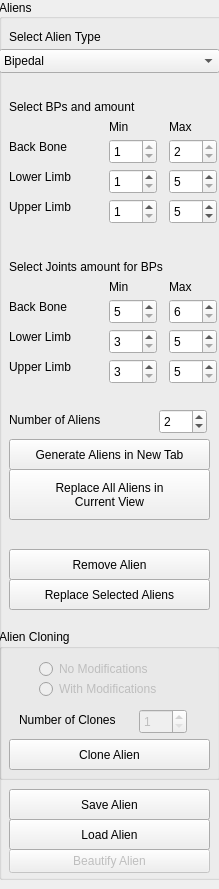
        <widget class="QWidget" name="scrollAreaWidgetContents">
         <property name="geometry">
          <rect>
           <x>0</x>
           <y>0</y>
           <width>219</width>
           <height>889</height>
          </rect>
         </property>
         <widget class="QGroupBox" name="groupBox">
          <property name="geometry">
           <rect>
            <x>-1</x>
            <y>-1</y>
            <width>251</width>
            <height>881</height>
           </rect>
          </property>
          <property name="title">
           <string>Aliens</string>
          </property>
          <property name="alignment">
           <set>Qt::AlignLeading|Qt::AlignLeft|Qt::AlignVCenter</set>
          </property>
          <widget class="QPushButton" name="pushButton_25">
           <property name="geometry">
            <rect>
             <x>10</x>
             <y>470</y>
             <width>201</width>
             <height>51</height>
            </rect>
           </property>
           <property name="sizePolicy">
            <sizepolicy hsizetype="Expanding" vsizetype="Fixed">
             <horstretch>0</horstretch>
             <verstretch>0</verstretch>
            </sizepolicy>
           </property>
           <property name="text">
            <string>Replace All Aliens in 
Current View</string>
           </property>
          </widget>
          <widget class="QPushButton" name="pushButton_48">
           <property name="geometry">
            <rect>
             <x>10</x>
             <y>440</y>
             <width>201</width>
             <height>31</height>
            </rect>
           </property>
           <property name="text">
            <string>Generate Aliens in New Tab</string>
           </property>
          </widget>
          <widget class="QComboBox" name="comboBox_5">
           <property name="geometry">
            <rect>
             <x>0</x>
             <y>50</y>
             <width>221</width>
             <height>24</height>
            </rect>
           </property>
           <item>
            <property name="text">
             <string>Bipedal</string>
            </property>
           </item>
           <item>
            <property name="text">
             <string>Aquatic</string>
            </property>
           </item>
           <item>
            <property name="text">
             <string>Anthropodal</string>
            </property>
           </item>
          </widget>
          <widget class="QLabel" name="label">
           <property name="geometry">
            <rect>
             <x>10</x>
             <y>30</y>
             <width>151</width>
             <height>16</height>
            </rect>
           </property>
           <property name="text">
            <string>Select Alien Type</string>
           </property>
          </widget>
          <widget class="QLabel" name="label_4">
           <property name="geometry">
            <rect>
             <x>10</x>
             <y>100</y>
             <width>191</width>
             <height>16</height>
            </rect>
           </property>
           <property name="text">
            <string>Select BPs and amount</string>
           </property>
          </widget>
          <widget class="QSpinBox" name="spinBox">
           <property name="geometry">
            <rect>
             <x>110</x>
             <y>140</y>
             <width>48</width>
             <height>25</height>
            </rect>
           </property>
           <property name="minimum">
            <number>1</number>
           </property>
           <property name="maximum">
            <number>1</number>
           </property>
          </widget>
          <widget class="QSpinBox" name="spinBox_2">
           <property name="geometry">
            <rect>
             <x>110</x>
             <y>170</y>
             <width>48</width>
             <height>25</height>
            </rect>
           </property>
           <property name="minimum">
            <number>1</number>
           </property>
           <property name="maximum">
            <number>20</number>
           </property>
           <property name="value">
            <number>1</number>
           </property>
          </widget>
          <widget class="QSpinBox" name="spinBox_3">
           <property name="geometry">
            <rect>
             <x>110</x>
             <y>200</y>
             <width>48</width>
             <height>25</height>
            </rect>
           </property>
           <property name="minimum">
            <number>1</number>
           </property>
           <property name="maximum">
            <number>2</number>
           </property>
           <property name="value">
            <number>1</number>
           </property>
          </widget>
          <widget class="QLabel" name="label_6">
           <property name="geometry">
            <rect>
             <x>10</x>
             <y>410</y>
             <width>111</width>
             <height>21</height>
            </rect>
           </property>
           <property name="text">
            <string>Number of Aliens</string>
           </property>
          </widget>
          <widget class="QSpinBox" name="spinBox_5">
           <property name="geometry">
            <rect>
             <x>160</x>
             <y>410</y>
             <width>48</width>
             <height>25</height>
            </rect>
           </property>
           <property name="minimum">
            <number>1</number>
           </property>
           <property name="maximum">
            <number>12</number>
           </property>
           <property name="singleStep">
            <number>1</number>
           </property>
           <property name="value">
            <number>2</number>
           </property>
          </widget>
          <widget class="QSpinBox" name="spinBox_6">
           <property name="geometry">
            <rect>
             <x>170</x>
             <y>140</y>
             <width>48</width>
             <height>25</height>
            </rect>
           </property>
           <property name="minimum">
            <number>2</number>
           </property>
           <property name="maximum">
            <number>2</number>
           </property>
          </widget>
          <widget class="QSpinBox" name="spinBox_7">
           <property name="geometry">
            <rect>
             <x>170</x>
             <y>170</y>
             <width>48</width>
             <height>25</height>
            </rect>
           </property>
           <property name="minimum">
            <number>5</number>
           </property>
           <property name="maximum">
            <number>15</number>
           </property>
           <property name="value">
            <number>5</number>
           </property>
          </widget>
          <widget class="QSpinBox" name="spinBox_8">
           <property name="geometry">
            <rect>
             <x>170</x>
             <y>200</y>
             <width>48</width>
             <height>25</height>
            </rect>
           </property>
           <property name="minimum">
            <number>3</number>
           </property>
           <property name="maximum">
            <number>15</number>
           </property>
           <property name="value">
            <number>5</number>
           </property>
          </widget>
          <widget class="QLabel" name="label_8">
           <property name="geometry">
            <rect>
             <x>110</x>
             <y>120</y>
             <width>31</width>
             <height>16</height>
            </rect>
           </property>
           <property name="text">
            <string>Min</string>
           </property>
          </widget>
          <widget class="QLabel" name="label_9">
           <property name="geometry">
            <rect>
             <x>170</x>
             <y>120</y>
             <width>31</width>
             <height>16</height>
            </rect>
           </property>
           <property name="text">
            <string>Max</string>
           </property>
          </widget>
          <widget class="QLabel" name="label_10">
           <property name="geometry">
            <rect>
             <x>10</x>
             <y>140</y>
             <width>71</width>
             <height>16</height>
            </rect>
           </property>
           <property name="text">
            <string>Back Bone</string>
           </property>
          </widget>
          <widget class="QLabel" name="label_11">
           <property name="geometry">
            <rect>
             <x>10</x>
             <y>170</y>
             <width>81</width>
             <height>16</height>
            </rect>
           </property>
           <property name="text">
            <string>Lower Limb</string>
           </property>
          </widget>
          <widget class="QLabel" name="label_12">
           <property name="geometry">
            <rect>
             <x>10</x>
             <y>200</y>
             <width>81</width>
             <height>16</height>
            </rect>
           </property>
           <property name="text">
            <string>Upper Limb</string>
           </property>
          </widget>
          <widget class="QLabel" name="label_14">
           <property name="geometry">
            <rect>
             <x>10</x>
             <y>260</y>
             <width>201</width>
             <height>16</height>
            </rect>
           </property>
           <property name="text">
            <string>Select Joints amount for BPs</string>
           </property>
          </widget>
          <widget class="QSpinBox" name="spinBox_11">
           <property name="geometry">
            <rect>
             <x>110</x>
             <y>330</y>
             <width>48</width>
             <height>25</height>
            </rect>
           </property>
           <property name="minimum">
            <number>3</number>
           </property>
           <property name="maximum">
            <number>5</number>
           </property>
          </widget>
          <widget class="QSpinBox" name="spinBox_12">
           <property name="geometry">
            <rect>
             <x>170</x>
             <y>360</y>
             <width>48</width>
             <height>25</height>
            </rect>
           </property>
           <property name="minimum">
            <number>5</number>
           </property>
           <property name="maximum">
            <number>10</number>
           </property>
          </widget>
          <widget class="QSpinBox" name="spinBox_14">
           <property name="geometry">
            <rect>
             <x>110</x>
             <y>300</y>
             <width>48</width>
             <height>25</height>
            </rect>
           </property>
           <property name="minimum">
            <number>5</number>
           </property>
           <property name="maximum">
            <number>10</number>
           </property>
          </widget>
          <widget class="QLabel" name="label_15">
           <property name="geometry">
            <rect>
             <x>170</x>
             <y>280</y>
             <width>31</width>
             <height>16</height>
            </rect>
           </property>
           <property name="text">
            <string>Max</string>
           </property>
          </widget>
          <widget class="QLabel" name="label_18">
           <property name="geometry">
            <rect>
             <x>110</x>
             <y>280</y>
             <width>31</width>
             <height>16</height>
            </rect>
           </property>
           <property name="text">
            <string>Min</string>
           </property>
          </widget>
          <widget class="QLabel" name="label_19">
           <property name="geometry">
            <rect>
             <x>10</x>
             <y>330</y>
             <width>81</width>
             <height>16</height>
            </rect>
           </property>
           <property name="text">
            <string>Lower Limb</string>
           </property>
          </widget>
          <widget class="QSpinBox" name="spinBox_15">
           <property name="geometry">
            <rect>
             <x>110</x>
             <y>360</y>
             <width>48</width>
             <height>25</height>
            </rect>
           </property>
           <property name="minimum">
            <number>3</number>
           </property>
           <property name="maximum">
            <number>5</number>
           </property>
          </widget>
          <widget class="QSpinBox" name="spinBox_16">
           <property name="geometry">
            <rect>
             <x>170</x>
             <y>330</y>
             <width>48</width>
             <height>25</height>
            </rect>
           </property>
           <property name="minimum">
            <number>5</number>
           </property>
           <property name="maximum">
            <number>10</number>
           </property>
          </widget>
          <widget class="QSpinBox" name="spinBox_17">
           <property name="geometry">
            <rect>
             <x>170</x>
             <y>300</y>
             <width>48</width>
             <height>25</height>
            </rect>
           </property>
           <property name="minimum">
            <number>6</number>
           </property>
           <property name="maximum">
            <number>20</number>
           </property>
           <property name="value">
            <number>6</number>
           </property>
          </widget>
          <widget class="QLabel" name="label_20">
           <property name="geometry">
            <rect>
             <x>10</x>
             <y>360</y>
             <width>81</width>
             <height>16</height>
            </rect>
           </property>
           <property name="text">
            <string>Upper Limb</string>
           </property>
          </widget>
          <widget class="QLabel" name="label_21">
           <property name="geometry">
            <rect>
             <x>10</x>
             <y>300</y>
             <width>71</width>
             <height>16</height>
            </rect>
           </property>
           <property name="text">
            <string>Back Bone</string>
           </property>
          </widget>
          <widget class="QPushButton" name="pushButton_70">
           <property name="geometry">
            <rect>
             <x>10</x>
             <y>550</y>
             <width>201</width>
             <height>31</height>
            </rect>
           </property>
           <property name="sizePolicy">
            <sizepolicy hsizetype="Expanding" vsizetype="Fixed">
             <horstretch>0</horstretch>
             <verstretch>0</verstretch>
            </sizepolicy>
           </property>
           <property name="text">
            <string>Remove Alien</string>
           </property>
          </widget>
          <widget class="QPushButton" name="pushButton_91">
           <property name="enabled">
            <bool>false</bool>
           </property>
           <property name="geometry">
            <rect>
             <x>10</x>
             <y>850</y>
             <width>201</width>
             <height>24</height>
            </rect>
           </property>
           <property name="text">
            <string>Beautify Alien</string>
           </property>
          </widget>
          <widget class="QGroupBox" name="groupBox_12">
           <property name="geometry">
            <rect>
             <x>0</x>
             <y>630</y>
             <width>221</width>
             <height>151</height>
            </rect>
           </property>
           <property name="title">
            <string>Alien Cloning</string>
           </property>
           <widget class="QPushButton" name="pushButton_2">
            <property name="geometry">
             <rect>
              <x>10</x>
              <y>110</y>
              <width>201</width>
              <height>31</height>
             </rect>
            </property>
            <property name="text">
             <string>Clone Alien</string>
            </property>
           </widget>
           <widget class="QRadioButton" name="radioButton_12">
            <property name="enabled">
             <bool>false</bool>
            </property>
            <property name="geometry">
             <rect>
              <x>40</x>
              <y>50</y>
              <width>141</width>
              <height>20</height>
             </rect>
            </property>
            <property name="text">
             <string>With Modifications</string>
            </property>
           </widget>
           <widget class="QLabel" name="label_55">
            <property name="geometry">
             <rect>
              <x>20</x>
              <y>80</y>
              <width>111</width>
              <height>21</height>
             </rect>
            </property>
            <property name="text">
             <string>Number of Clones</string>
            </property>
           </widget>
           <widget class="QRadioButton" name="radioButton_7">
            <property name="enabled">
             <bool>false</bool>
            </property>
            <property name="geometry">
             <rect>
              <x>40</x>
              <y>30</y>
              <width>131</width>
              <height>20</height>
             </rect>
            </property>
            <property name="text">
             <string>No Modifications</string>
            </property>
           </widget>
           <widget class="QSpinBox" name="spinBox_22">
            <property name="enabled">
             <bool>false</bool>
            </property>
            <property name="geometry">
             <rect>
              <x>140</x>
              <y>80</y>
              <width>48</width>
              <height>25</height>
             </rect>
            </property>
            <property name="minimum">
             <number>1</number>
            </property>
            <property name="maximum">
             <number>12</number>
            </property>
            <property name="singleStep">
             <number>1</number>
            </property>
            <property name="value">
             <number>1</number>
            </property>
           </widget>
          </widget>
          <widget class="QPushButton" name="pushButton_52">
           <property name="geometry">
            <rect>
             <x>10</x>
             <y>580</y>
             <width>201</width>
             <height>31</height>
            </rect>
           </property>
           <property name="sizePolicy">
            <sizepolicy hsizetype="Expanding" vsizetype="Fixed">
             <horstretch>0</horstretch>
             <verstretch>0</verstretch>
            </sizepolicy>
           </property>
           <property name="text">
            <string>Replace Selected Aliens</string>
           </property>
          </widget>
          <widget class="QPushButton" name="pushButton_4">
           <property name="geometry">
            <rect>
             <x>10</x>
             <y>790</y>
             <width>201</width>
             <height>31</height>
            </rect>
           </property>
           <property name="text">
            <string>Save Alien</string>
           </property>
          </widget>
          <widget class="QPushButton" name="pushButton_9">
           <property name="geometry">
            <rect>
             <x>10</x>
             <y>820</y>
             <width>201</width>
             <height>31</height>
            </rect>
           </property>
           <property name="text">
            <string>Load Alien</string>
           </property>
          </widget>
         </widget>
        </widget>
